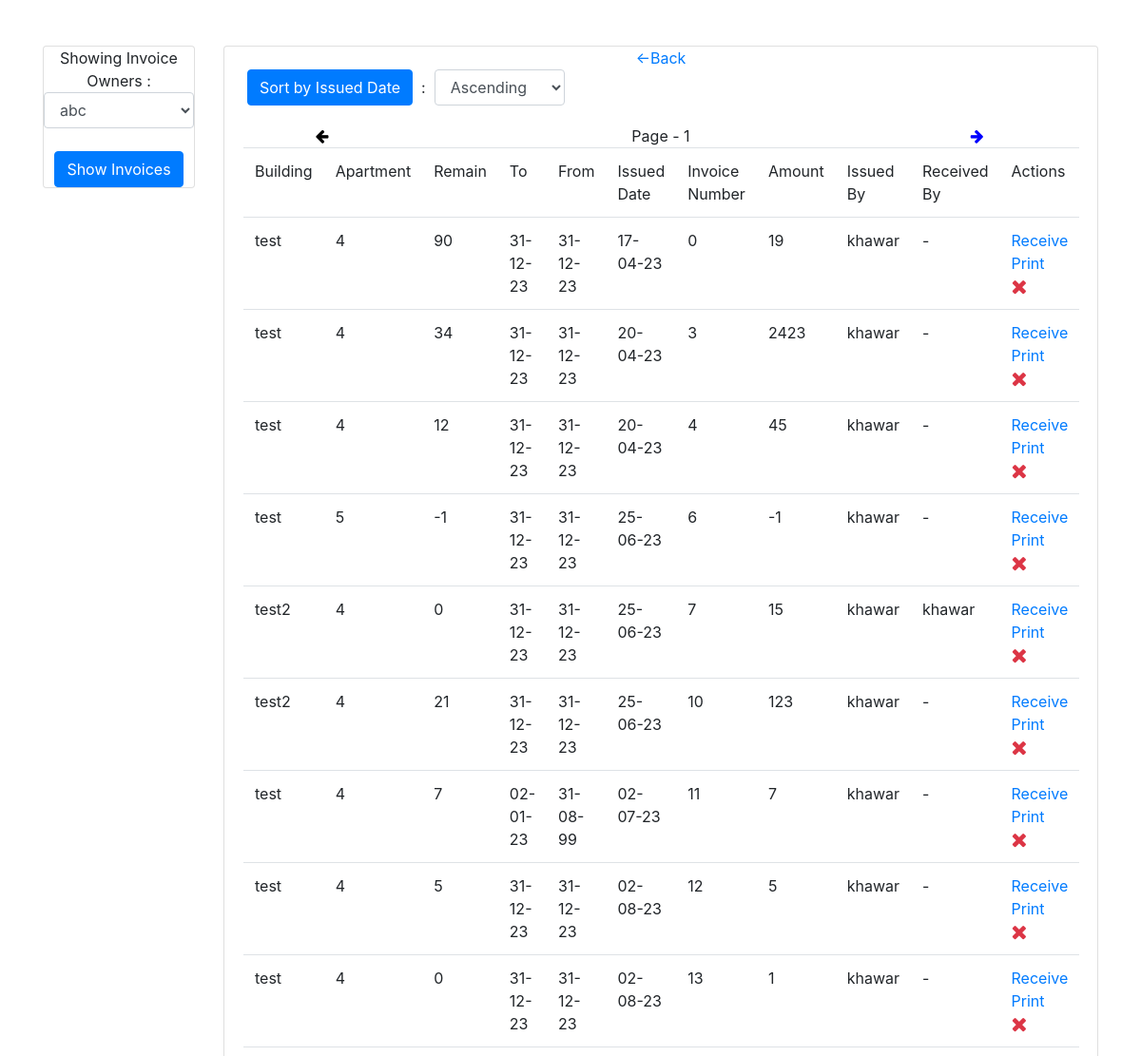
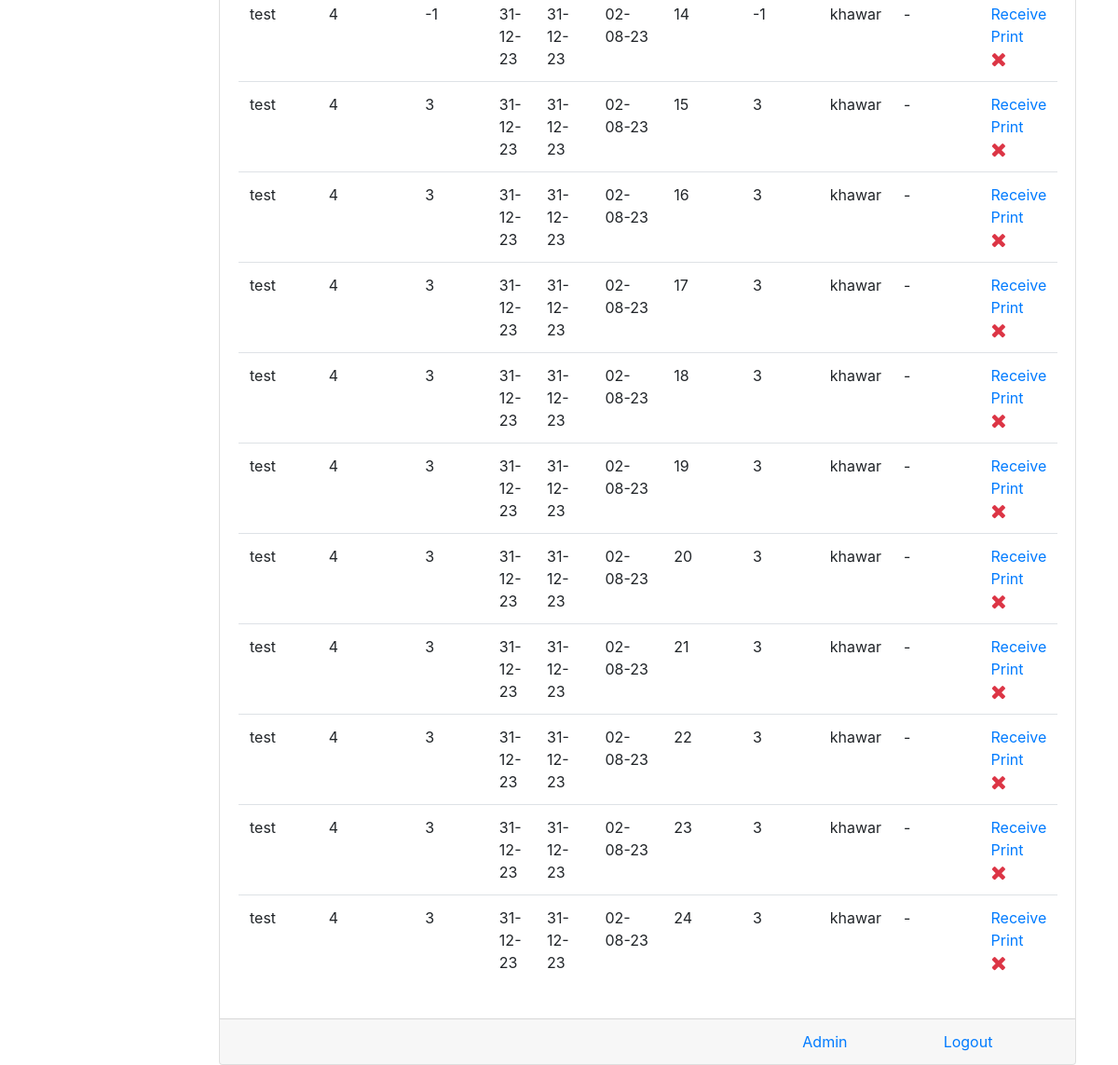
/owner-invoices/1 (signed in), run on the app's committed database (2 pictures, top to bottom).
### app/models.py (models this page shows, shortened)
class invoice(models.Model):
    user = models.ForeignKey(User,on_delete=models.SET_NULL,null=True,blank=True)
    received_by = models.CharField(max_length=200,null=True,blank=True,default="-")
    apartment = models.ForeignKey(apartment,on_delete=models.SET_NULL,null=True,blank=True)
    owner = models.ForeignKey(invoice_owner,on_delete=models.CASCADE)
    amount = models.IntegerField(default=0)
    payment_method = models.CharField(max_length=100,null=True,blank=True)
    bank_of_transfer = models.CharField(max_length=300,null=True,blank=True)
    transfer_date = models.DateField(null=True,blank=True)
    from_date = models.DateField(null=True,blank=True)
    to_date = models.DateField(null=True,blank=True)
    today_date = models.DateField(auto_now_add=True)
    remaining_amount = models.IntegerField(default=0)
    note = models.TextField(max_length=2000,null=True,blank=True)
    invoice_number = models.IntegerField(default=0)
    is_deleted = models.BooleanField(default=False)

class apartment(models.Model):
    aprt_number = models.CharField(max_length=50,null=True,blank=True)
    name = models.CharField(max_length=300,null=True,blank=True)
    phone_nmber = models.CharField(max_length=50,null=True,blank=True)
    type_of = models.CharField(max_length=300,null=True,blank=True)
    dob = models.DateField(null=True,blank=True)
    contract_number = models.CharField(max_length=300,null=True,blank=True)
    elect_number = models.CharField(max_length=300,null=True,blank=True)
    note = models.TextField(max_length=2000,null=True,blank=True)
    building = models.ForeignKey(building,on_delete=models.CASCADE)
    temp_del = models.BooleanField(default=False)
    temp_del_date = models.DateField(null=True,blank=True)
    aprt_link = models.ForeignKey("tenant_link",on_delete=models.SET_NULL,blank=True,null=True)
    new_tenant_added = models.BooleanField(default=False)
    display_order = models.IntegerField(default=0)

class building(models.Model):
    name = models.CharField(max_length=300,null=True,blank=True)
    owner = models.ForeignKey(invoice_owner,on_delete=models.SET_NULL,null=True,blank=True)

### app/views.py (the view, shortened to what this page needs)
# urls.py: path("owner-invoices/<str:id>",views.owner_invoices,name="owner-invoices"),
@login_required(login_url='/')
def owner_invoices(request,id):
    if id:
        template = "owners_invoice.html"
        context = {}
        obj = get_user_profile(request.user)
        context['type_of_user'] = obj.type_of_user == 'd'
        if id != "x":
            context['sel_owner'] = int(id)
        if request.method == "POST" and request.POST['asc_desc'] in ("0","1"):
            context["order"] = request.POST['asc_desc']
            if request.POST["asc_desc"] == "0":
                if id != "x":
                    objs = invoice.objects.filter(is_deleted=False,owner__id=int(id)).order_by("today_date")
                else:
                    if obj.type_of_user in ('v','w'):
                        temp2 = invoice.objects.filter(is_deleted=False).order_by("today_date")
                        objs = []
                        for i in temp2:
                            if i.owner in obj.invoice_owner_allowed.all():
                                objs.append(i)
                    else:
                        objs = invoice.objects.filter(is_deleted=False).order_by("today_date")
            else:
                if id != "x":
                    objs = invoice.objects.filter(is_deleted=False,owner__id=int(id)).order_by("-today_date")
                else:
                    if obj.type_of_user in ('v','w'):
                        temp2 = invoice.objects.filter(is_deleted=False).order_by("-today_date")
                        objs = []
                        for i in temp2:
                            if i.owner in obj.invoice_owner_allowed.all():
                                objs.append(i)
                    else:
                        objs = invoice.objects.filter(is_deleted=False).order_by("-today_date")
        else:
            if id != "x":
                objs = invoice.objects.filter(is_deleted=False,owner__id=int(id))
        context['objs'] = objs
        if obj.type_of_user in ('v','w'):
            temp2 = invoice_owner.objects.all()
            temp2_list = []
            for i in temp2:
                if i in obj.invoice_owner_allowed.all():
                    temp2_list.append(i)
            context['owners'] = temp2_list
        else:
            context['owners'] = invoice_owner.objects.all()
        return render(request,template,context)
    else:
        return redirect('/home')

### app/views.py (called while the page is built)
def get_user_profile(userobj):
    try:
        obj = user_profile.objects.get(user=userobj)
    except:
        obj = user_profile()
        obj.user = userobj
        obj.save()
    return obj

### templates/owners_invoice.html (shortened to what this page needs)
<!DOCTYPE html>
    <html lang="en">
        <head>
            <link rel="stylesheet" href="https://maxcdn.bootstrapcdn.com/bootstrap/4.4.1/css/bootstrap.min.css">
            <link rel="stylesheet" href="https://cdnjs.cloudflare.com/ajax/libs/font-awesome/4.7.0/css/font-awesome.min.css">
        </head>
        <body>
            <br><br>
            <div class="container">
                <div class="row justify-content-center">
                    <div class="col-lg-2">
                        <div class="card">
                            <div class="card-head text-center">
                                Showing Invoice Owners : <select class="form-control" id="owners-invoice">
                                    {% for i in owners %}
                                        <option value="{{i.id}}" {% if sel_owner == i.id %} selected {% endif %} >{{i.name}}</option>
                                    {% endfor %}
                                </select><br>
                                <button class="btn btn-primary" onclick="redirectToInvoices();">
                                    Show Invoices
                                </button><br>
                            </div>
                        </div>
                    </div>
                    <div class="col-lg-10">
                        <div class="card">
                            <div class="card-head text-center">
                                <a href="{% url 'home' %}"><-Back</a>
                                <div class="form-inline">
                                    &ensp;&ensp;&ensp;<button class="btn btn-primary" form="sort-form" onclick="this.form.submit();">
                                        Sort by Issued Date
                                    </button>&nbsp; : &nbsp;
                                    <select class="form-control" form="sort-form" name="asc_desc">
                                        <option value="0" {% if order == '0' %}selected{% endif %} >Ascending</option>
                                    </select>
                                </div>
                            </div>
                            <div class="card-body">
                                {% if objs %}
                                    <div class="row" id="pagination-div" style="display: none;">
                                        <div class="col-sm-1">
                                        </div>
                                        <div class="col-sm-1">
                                            <span class="fa fa-arrow-left" onclick="leftScroll();" style="color: black;" id="leftClick"></span>
                                        </div>
                                        <div class="col-sm-8 text-center" id="page-count">
                                            Page - 1
                                        </div>
                                        <div class="col-sm-1">
                                            &ensp;<span class="fa fa-arrow-right" onclick="rightScroll();" style="color: blue;" id="rightClick"></span>
                                        </div>
                                        <div class="col-sm-1">
                                        </div>
                                    </div>
                                    <table class="table">
                                        <tr>
                                            <td>Building</td>
                                            <td>Apartment</td>
                                            <td>Remain</td>
                                            <td>To</td>
                                            <td>From</td>
                                            <td>Issued Date</td>
                                            <td>Invoice Number</td>
                                            <td>Amount</td>
                                            <td>Issued By</td>
                                            <td>Received By</td>
                                            <td>Actions</td>
                                        </tr>
                                        {% for i in objs %}
                                            <tr id="row-{{forloop.counter}}" class="invoice_rows">
                                                <td>{{i.apartment.building.name}}</td>
                                                <td>{{i.apartment.aprt_number}}</td>
                                                <td>{{i.remaining_amount}}</td>
                                                <td>{{i.to_date | date:'d-m-y'}}</td>
                                                <td>{{i.from_date | date:'d-m-y'}}</td>
                                                <td>{{i.today_date | date:'d-m-y'}}</td>
                                                <td>{{i.invoice_number}}</td>
                                                <td>{{i.amount}}</td>
                                                <td>{{i.user.username}}</td>
                                                <td>{{i.received_by}}</td>
                                                <td><a onclick="confirm_receive('{% url 'receive-invoice' i.id %}','{{i.amount}}','{{i.user.username}}')" title="Receive" href="#">Receive</a>
                                                    <a href="{% url 'print-invoice' i.id %}" target="_blank">Print</a>&ensp; {% if request.user.is_superuser %}
                                                    <a onclick="confirm_delete('{% url 'delete-invoice' i.id %}')" title="Delete"><span class="fa text-danger fa-lg fa-remove"></span></a>
                                                    {% endif %}</td>
                                            </tr>
                                        {% endfor %}
                                    </table>
                                {% else %}
                                    <a>This Owner Has No Invoices Right Now.</a>
                                {% endif %}
                            </div>
                            <div class="card-footer">
                                <div class="row justify-content-around">
                                    <div class="col-lg-8">
                                    </div>
                                    {% if request.user.is_superuser %}
                                        <div class="col-lg-2">
                                            <a href="/admin">
                                                Admin
                                            </a>
                                        </div>
                                    {% endif %}
                                    <div class="col-lg-2">
                                        <a href="{% url 'logout' %}">
                                            Logout
                                        </a>
                                    </div>
                                </div>
                            </div>
                        </div>
                    </div>
                </div>
            </div>
        </body>
    </html>

### data on the page
invoice: apartment.building.name "test", apartment.aprt_number "4", remaining_amount "90", to_date "31-12-23", from_date "31-12-23", today_date "17-04-23", invoice_number "0", amount "19", user.username "khawar", received_by "-"
invoice: apartment.building.name "test", apartment.aprt_number "4", remaining_amount "34", to_date "31-12-23", from_date "31-12-23", today_date "20-04-23", invoice_number "3", amount "2423", user.username "khawar", received_by "-"
invoice: apartment.building.name "test", apartment.aprt_number "4", remaining_amount "12", to_date "31-12-23", from_date "31-12-23", today_date "20-04-23", invoice_number "4", amount "45", user.username "khawar", received_by "-"
invoice: apartment.building.name "test", apartment.aprt_number "5", remaining_amount "-1", to_date "31-12-23", from_date "31-12-23", today_date "25-06-23", invoice_number "6", amount "-1", user.username "khawar", received_by "-"
invoice: apartment.building.name "test2", apartment.aprt_number "4", remaining_amount "0", to_date "31-12-23", from_date "31-12-23", today_date "25-06-23", invoice_number "7", amount "15", user.username "khawar", received_by "khawar"
invoice: apartment.building.name "test2", apartment.aprt_number "4", remaining_amount "21", to_date "31-12-23", from_date "31-12-23", today_date "25-06-23", invoice_number "10", amount "123", user.username "khawar", received_by "-"
invoice: apartment.building.name "test", apartment.aprt_number "4", remaining_amount "7", to_date "02-01-23", from_date "31-08-99", today_date "02-07-23", invoice_number "11", amount "7", user.username "khawar", received_by "-"
invoice: apartment.building.name "test", apartment.aprt_number "4", remaining_amount "5", to_date "31-12-23", from_date "31-12-23", today_date "02-08-23", invoice_number "12", amount "5", user.username "khawar", received_by "-"
invoice: apartment.building.name "test", apartment.aprt_number "4", remaining_amount "0", to_date "31-12-23", from_date "31-12-23", today_date "02-08-23", invoice_number "13", amount "1", user.username "khawar", received_by "-"
invoice: apartment.building.name "test", apartment.aprt_number "4", remaining_amount "-1", to_date "31-12-23", from_date "31-12-23", today_date "02-08-23", invoice_number "14", amount "-1", user.username "khawar", received_by "-"
invoice: apartment.building.name "test", apartment.aprt_number "4", remaining_amount "3", to_date "31-12-23", from_date "31-12-23", today_date "02-08-23", invoice_number "15", amount "3", user.username "khawar", received_by "-"
invoice: apartment.building.name "test", apartment.aprt_number "4", remaining_amount "3", to_date "31-12-23", from_date "31-12-23", today_date "02-08-23", invoice_number "16", amount "3", user.username "khawar", received_by "-"
invoice: apartment.building.name "test", apartment.aprt_number "4", remaining_amount "3", to_date "31-12-23", from_date "31-12-23", today_date "02-08-23", invoice_number "17", amount "3", user.username "khawar", received_by "-"
invoice: apartment.building.name "test", apartment.aprt_number "4", remaining_amount "3", to_date "31-12-23", from_date "31-12-23", today_date "02-08-23", invoice_number "18", amount "3", user.username "khawar", received_by "-"
invoice: apartment.building.name "test", apartment.aprt_number "4", remaining_amount "3", to_date "31-12-23", from_date "31-12-23", today_date "02-08-23", invoice_number "19", amount "3", user.username "khawar", received_by "-"
invoice: apartment.building.name "test", apartment.aprt_number "4", remaining_amount "3", to_date "31-12-23", from_date "31-12-23", today_date "02-08-23", invoice_number "20", amount "3", user.username "khawar", received_by "-"
invoice: apartment.building.name "test", apartment.aprt_number "4", remaining_amount "3", to_date "31-12-23", from_date "31-12-23", today_date "02-08-23", invoice_number "21", amount "3", user.username "khawar", received_by "-"
invoice: apartment.building.name "test", apartment.aprt_number "4", remaining_amount "3", to_date "31-12-23", from_date "31-12-23", today_date "02-08-23", invoice_number "22", amount "3", user.username "khawar", received_by "-"
invoice: apartment.building.name "test", apartment.aprt_number "4", remaining_amount "3", to_date "31-12-23", from_date "31-12-23", today_date "02-08-23", invoice_number "23", amount "3", user.username "khawar", received_by "-"
invoice: apartment.building.name "test", apartment.aprt_number "4", remaining_amount "3", to_date "31-12-23", from_date "31-12-23", today_date "02-08-23", invoice_number "24", amount "3", user.username "khawar", received_by "-"

### other printed values
form field value "abc"
